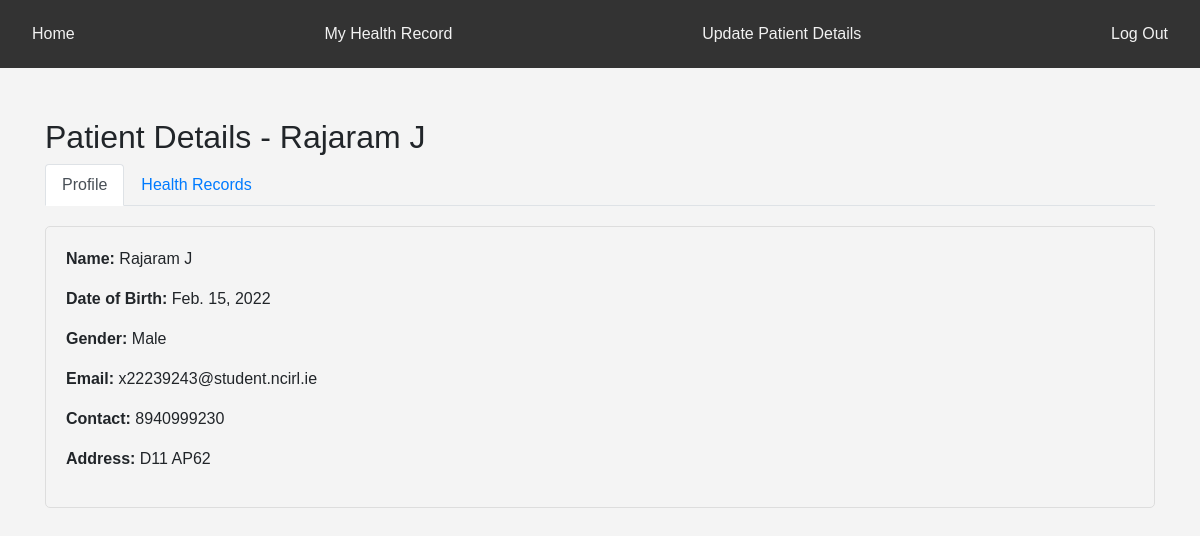
/patients/ (signed in), run on the app's committed database.
### hospital/models.py (models this page shows, shortened)
class Patient(models.Model):
    user = models.ForeignKey(settings.AUTH_USER_MODEL, on_delete=models.CASCADE, null=True)
    name = models.CharField(max_length=50)
    date_of_birth = models.DateField(default=timezone.now)
    gender = models.CharField(max_length=10, default='Null')
    email = models.EmailField(default='Null')
    contact = models.CharField(max_length=10, default='Null')
    address = models.CharField(max_length=100, default='Null')

### hospital/views.py (the view)
# urls.py: path('patients/', views.patient_list, name='patient_list'),
def patient_list(request):
    user = request.user
    patients = Patient.objects.filter(user=user)
    context = {'patients': patients}
    return render(request, 'patients/patient_list.html', context)

### hospital/templates/patients/patient_list.html (shortened to what this page needs)
<!DOCTYPE html>
<html lang="en">
<head>
    <link rel="stylesheet" href="https://stackpath.bootstrapcdn.com/bootstrap/4.5.2/css/bootstrap.min.css">
</head>
<body>
    {% for patient in patients %}
    <div class="navbar">
        <a href="{% url 'hospital:home' %}">Home</a>
        <a href="{% url 'hospital:health_record_list' user_id=patient.id %}">My Health Record</a>
        <a href="{% url 'hospital:update_patient' user_id=patient.id %}">Update Patient Details</a>
        <a href="{% url 'sign_out' %}">Log Out</a>
    </div>
    <div class="container">
        <h2>Patient Details - {{ patient.name }}</h2>
        <ul class="nav nav-tabs" id="myTabs">
            <li class="nav-item">
                <a class="nav-link active" id="profile-tab" data-toggle="tab" href="#profile{{ patient.id }}">Profile</a>
            </li>
            <li class="nav-item">
                <a class="nav-link" id="health-tab" data-toggle="tab" href="#health{{ patient.id }}">Health Records</a>
            </li>
        </ul>
        <div class="tab-content">
            <div class="tab-pane fade show active" id="profile{{ patient.id }}">
                <p><strong>Name:</strong> {{ patient.name }}</p>
                <p><strong>Date of Birth:</strong> {{ patient.date_of_birth }}</p>
                <p><strong>Gender:</strong> {{ patient.gender }}</p>
                <p><strong>Email:</strong> {{ patient.email }}</p>
                <p><strong>Contact:</strong> {{ patient.contact }}</p>
                <p><strong>Address:</strong> {{ patient.address }}</p>
            </div>
        </div>
    </div>
    {% endfor %}
</body>
</html>

### hospital/templates/patients/patient_list.html (style rules this page uses)
body { font-family: Arial, sans-serif; background-color: #f4f4f4; }
.container { margin-top: 50px; }
.navbar { background-color: #333; overflow: hidden; }
.navbar a { float: left; display: block; color: #f2f2f2; text-align: center; padding: 14px 16px; text-decoration: none; }
.tab-content { margin-top: 20px; }
.tab-pane { padding: 20px; border: 1px solid #ddd; border-radius: 5px; margin-top: 10px; }

### data on the page
Patient: name "Rajaram J", date_of_birth "Feb. 15, 2022", gender "Male", email "x22239243@student.ncirl.ie", contact "8940999230", address "D11 AP62"
